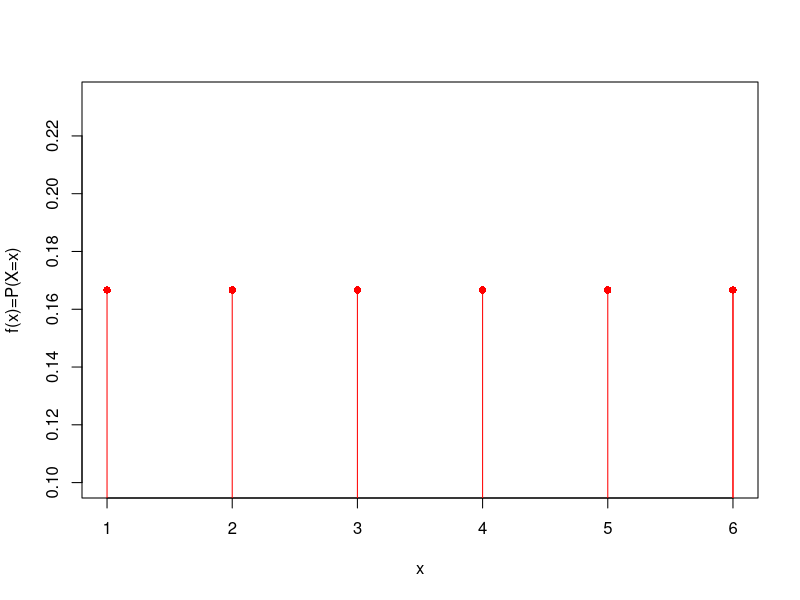

Recreate this plot in R. (Note: this script raises an error after producing the figure.)
## ---- chunk 1
x <- 1:6
P <- rep(1,6)/6
plot(x, P, pch=16,col="red", ylab="f(x)=P(X=x)")
for(i in 1:length(x))
{lines(c(x[i], x[i]), c(0, P[i]), col="red")}
{lines(c(x[i], x[i]), c(0, P[i]), col="red")}


## ---- chunk 2
x <- 1:6
P <- prop.table(table(sample(1:6, 50, prob = c(1,2,3,1,4,1), replace=TRUE)))
names(P) <- NULL
plot(x, P, pch=16,col="red", ylab="f(x)=P(X=x)")
for(i in 1:length(x))
{lines(c(x[i], x[i]), c(0, P[i]), col="red")}
{lines(c(x[i], x[i]), c(0, P[i]), col="red")}
## ---- chunk 3
set.seed(123)
x <- seq(-2,2)
P <- c(1/8,2/8,2/8,2/8,1/8)
  
par(mfrow=c(2,4))

for(i in 1:4)
{  
tb <- prop.table(table(sample(x, 30, P, replace=TRUE)))

b <- barplot(tb, ylim=c(0,0.5), main="N=30")
xplot <- as.vector(b)

points(xplot, P, pch=16,col="red", ylab="f(x)=P(X=x)")
for(i in 1:length(x))
{lines(c(xplot[i], xplot[i]), c(0, P[i]), col="red")}
{lines(c(xplot[i], xplot[i]), c(0, P[i]), col="red")}
legend("topleft", legend = c("f(xi)=P(X=xi)", "fi"),pch=c(16,16), col=c("red", "grey"))
}


for(i in 1:4)
{  
tb <- prop.table(table(sample(x, 1000, P, replace=TRUE)))

b <- barplot(tb, ylim=c(0,0.5), main="N=1000")
xplot <- as.vector(b)

points(xplot, P, pch=16,col="red", ylab="f(x)=P(X=x)", ylim=c(0,0.5))
for(i in 1:length(x))
{lines(c(xplot[i], xplot[i]), c(0, P[i]), col="red")}
{lines(c(xplot[i], xplot[i]), c(0, P[i]), col="red")}
legend("topleft", legend = c("f(xi)=P(X=xi)", "fi"),pch=c(16,16), col=c("red", "grey"))

}

## ---- chunk 4

X <- 0:4
P <- c(1,4,6,4,1)/16
plot(X, P, pch=16,col="red", ylim=c(0,0.4), ylab="f(x)=P(X=x)")
for(i in 1:length(X))
{lines(c(X[i], X[i]), c(0, P[i]), col="red")}

## ---- chunk 5
F <- cumsum(P)
plot(X, F, pch=16,col="red", type="s")
